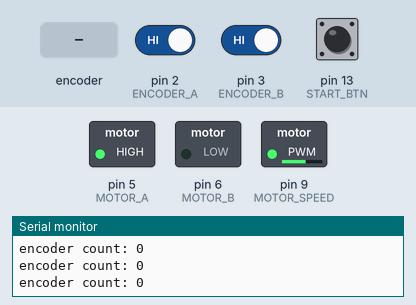
Recording of a sketch running on a simulated Arduino Uno, built with avr-gcc and run on an emulated ATmega328P. Parts: switched loads named in the sketch (green lamp = pin HIGH), the last lines printed to the serial monitor. The test bench sets the inputs (shaded band); at power-on: pin 2 (ENCODER_A) HIGH, pin 3 (ENCODER_B) HIGH, pin 13 (START_BTN) HIGH.

Above: at 1.2 s.
1.3 s: rotary encoder on pin 2 (ENCODER_A) / pin 3 (ENCODER_B) turned 1 step (first pin leading)
At 2.2 s:
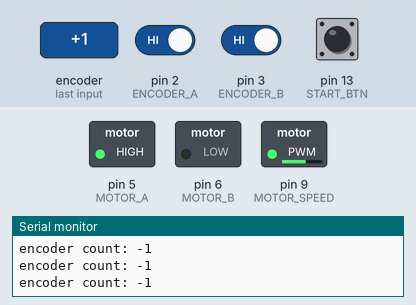
4.5 s: rotary encoder on pin 2 (ENCODER_A) / pin 3 (ENCODER_B) turned 2 steps (second pin leading)
At 5.4 s:
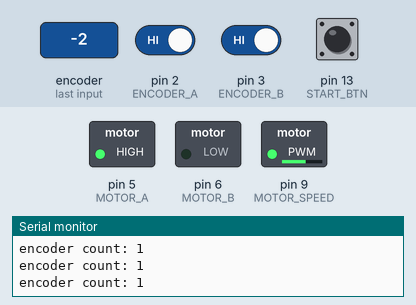
Timing chart, 0 to 7.5 s (numbered marks = the images above; inputs shaded):
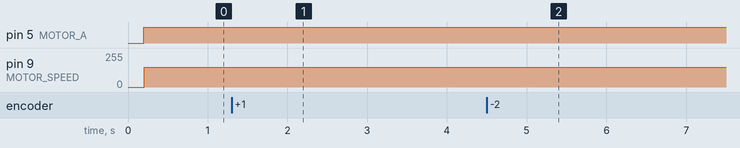

The sketch:

electric_vehicle.ino
```cpp
// Motor Encoder Pins
#define ENCODER_A 2  // Motor 1 Encoder A (Interrupt)
#define ENCODER_B 3  // Motor 1 Encoder B

// Motor Control Pins (DRV8833)
#define MOTOR_A 5  // Motor 1 Input A
#define MOTOR_B 6  // Motor 1 Input B
#define MOTOR_SPEED 9
// buttons
#define START_BTN 13 // button that starts vehicle

volatile long encoder_count = 0;

//speeding up
int slow_speed = 150;
int fast_speed = 200;
int accelerating_ticks = 300;// ticks it takes to accelerate from slow to fast or vice versa

//speed
int speed = slow_speed;

float distance = 3.0; //distance vehicle goes in meters
float cpr = 211.2;
int total_ticks = distance*cpr/(0.045*3.14159*2)/4*3/3.5;

// Interrupt Service Routines for Encoder Counting
void encoder_ISR() {
  if (digitalRead(ENCODER_B) == HIGH) encoder_count++;
  else encoder_count--;
}

void setup() {
  Serial.begin(9600);

  //buttons
  pinMode(START_BTN, INPUT);

  //motor pins as output
  pinMode(MOTOR_A, OUTPUT);
  pinMode(MOTOR_B, OUTPUT);
  pinMode(MOTOR_SPEED, OUTPUT);

  //encoder pins as input
  pinMode(ENCODER_A, INPUT_PULLUP);
  pinMode(ENCODER_B, INPUT_PULLUP);

  //attach tnterrupts for encoders
  attachInterrupt(digitalPinToInterrupt(ENCODER_A), encoder_ISR, RISING);
  }


void loop() {
  digitalWrite(MOTOR_A, LOW);
  digitalWrite(MOTOR_B, LOW);
  while(digitalRead(START_BTN) == LOW) {
    delay(150);
  }
  delay(200);

  digitalWrite(MOTOR_A, HIGH);
  digitalWrite(MOTOR_B, LOW);

  // reset encoder counts
  encoder_count = 0;

  Serial.print("ticks: ");
  Serial.print(total_ticks);
  Serial.print(" distance: ");
  Serial.println(distance);

  while (encoder_count<total_ticks){
    Serial.print("encoder count: ");
    Serial.println(encoder_count);

    if (encoder_count<accelerating_ticks){
      speed = (float)encoder_count/(float)accelerating_ticks*((float)fast_speed-(float)slow_speed)+(float)slow_speed;
    }
    if (total_ticks - encoder_count < accelerating_ticks){
      speed = (float)(total_ticks - encoder_count)/(float)accelerating_ticks*((float)fast_speed-(float)slow_speed)+(float)slow_speed;
    }
    analogWrite(MOTOR_SPEED, constrain(speed, 15, 255));

  }
  // turn off both motors
  digitalWrite(MOTOR_A, LOW);
  digitalWrite(MOTOR_B, LOW);


  delay(200);
}
```

Measured:
- after the input at 1.3 s, pin 9 (MOTOR_SPEED): 150/255 → 149/255 after 0.06 s
- after the input at 4.5 s, pin 9 (MOTOR_SPEED): 149/255 → 150/255 after 0.08 s
